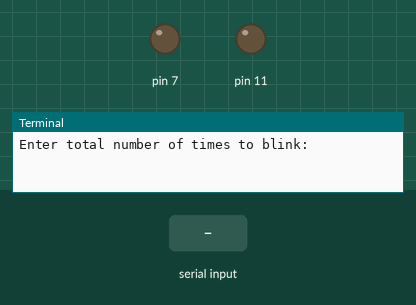
A program run on a simulated Raspberry Pi (header pin numbers). On the bench: output pins drawn as LEDs (lit = HIGH), the last lines printed to the terminal. The test bench sets the inputs (shaded band).

Above: at 1.2 s.
1.3 s: "5" typed at the terminal
2.8 s: "90" typed at the terminal
At 3.6 s:
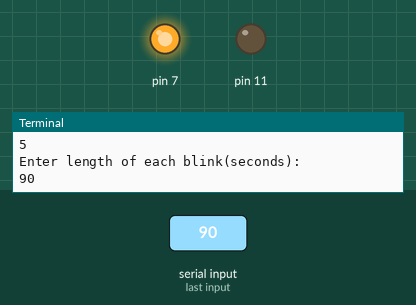
Timing chart, 0 to 5.8 s (numbered marks = the images above; inputs shaded):
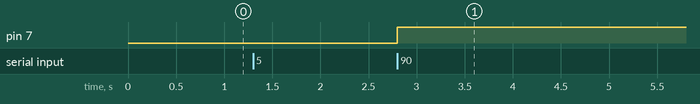

The program:

flasher.py
```python
import RPi.GPIO as GPIO ## Import GPIO library
import time ## Import 'time' library. Allows us to use 'sleep'

GPIO.setmode(GPIO.BOARD) ## Use board pin numbering
GPIO.setup(7, GPIO.OUT) ## Setup GPIO Pin 7 to OUT
GPIO.setup(11, GPIO.OUT) ## Setup GPIO Pin 11 to OUT

##Define a function named Blink()
def Blink(numTimes,speed):
    for i in range(0,numTimes):## Run loop numTimes
        #print "Iteration " + str(i+1)## Print current loop
        GPIO.output(7,True)## Switch on pin 7
        time.sleep(speed)## Wait
        GPIO.output(7,False)## Switch off pin 7
        #time.sleep(speed)## Wait
        GPIO.output(11,True)## Switch on pin 11
        time.sleep(speed)## Wait
        GPIO.output(11,False)## Switch off pin 11

    print "Done" ## When loop is complete, print "Done"
    GPIO.cleanup()

## Ask user for total number of blinks and length of each blink
iterations = raw_input("Enter total number of times to blink: ")
speed = raw_input("Enter length of each blink(seconds): ")

## Start Blink() function. Convert user input from strings to numeric data types and pass to Blink() as parameters
Blink(int(iterations),float(speed))
```

Measured:
- after the input at 2.8 s, pin 7: LOW → HIGH at once
